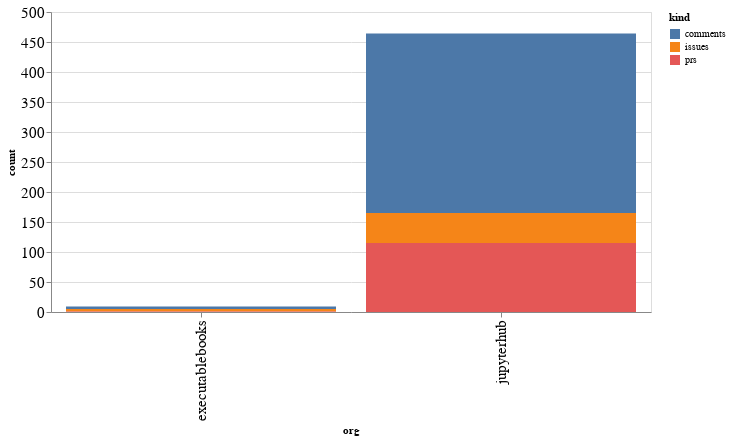

The code cell stored with this chart in its notebook:
### Code cell
alt.Chart(org_summaries, width=600).mark_bar().encode(
    x='org',
    y='count',
    color='kind',
    tooltip="org"
)

### Figure 1 — Vega-Lite specification as saved in the notebook (floating-point values rounded to 4 significant figures)
{"config": {"axisLeft": {"labelFontSize": 15}, "axisBottom": {"labelFontSize": 15}}, "data": {"name": "data-bdbf9163dcb9ffec14b10817d09a7e70"}, "mark": "bar", "encoding": {"color": {"type": "nominal", "field": "kind"}, "tooltip": {"type": "nominal", "field": "org"}, "x": {"type": "nominal", "field": "org"}, "y": {"type": "quantitative", "field": "count"}}, "width": 600, "$schema": "https://vega.github.io/schema/vega-lite/v4.8.1.json", "datasets": {"data-bdbf9163dcb9ffec14b10817d09a7e70": [{"org": "executablebooks", "kind": "comments", "count": 4}, {"org": "executablebooks", "kind": "issues", "count": 4}, {"org": "executablebooks", "kind": "prs", "count": 1}, {"org": "jupyterhub", "kind": "comments", "count": 299}, {"org": "jupyterhub", "kind": "issues", "count": 50}, {"org": "jupyterhub", "kind": "prs", "count": 115}]}}
